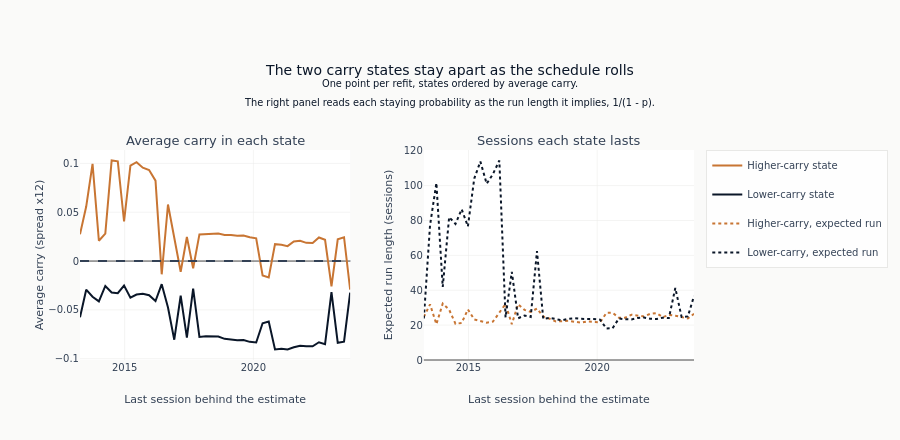

Notebook cell for this chart:
### Code cell
if len(hmm_param_df) > 0:
    fig = make_subplots(
        rows=1,
        cols=2,
        subplot_titles=["Average carry in each state", "Sessions each state lasts"],
        horizontal_spacing=0.12,
    )
    for column, name, color in (
        ("mean_carry_high", "Higher-carry state", COLORS["copper"]),
        ("mean_carry_low", "Lower-carry state", COLORS["blue"]),
    ):
        fig.add_trace(
            go.Scatter(
                x=hmm_param_df["fit_through"].to_list(),
                y=hmm_param_df[column].to_list(),
                mode="lines",
                name=name,
                line={"color": color},
                legendgroup=name,
            ),
            row=1,
            col=1,
        )
    for column, name, color in (
        ("persist_high", "Higher-carry, expected run", COLORS["copper"]),
        ("persist_low", "Lower-carry, expected run", COLORS["blue"]),
    ):
        fig.add_trace(
            go.Scatter(
                x=hmm_param_df["fit_through"].to_list(),
                y=(1.0 / (1.0 - hmm_param_df[column])).to_list(),
                mode="lines",
                name=name,
                line={"color": color, "dash": "dot"},
                legendgroup=name,
            ),
            row=1,
            col=2,
        )
    fig.add_hline(y=0.0, line_dash="dash", line_color=COLORS["neutral"], row=1, col=1)
    fig.update_annotations(font_size=13)
    fig.update_yaxes(title_text="Average carry (spread x12)", row=1, col=1)
    fig.update_yaxes(title_text="Expected run length (sessions)", rangemode="tozero", row=1, col=2)
    fig.update_xaxes(title_text="Last session behind the estimate", row=1, col=1)
    fig.update_xaxes(title_text="Last session behind the estimate", row=1, col=2)
    fig.update_layout(
        title=(
            "The two carry states stay apart as the schedule rolls"
            "<br><sup>One point per refit, states ordered by average carry."
            "<br>The right panel reads each staying probability as the run length it "
            "implies, 1/(1 - p).</sup>"
        ),
        height=440,
        margin={"t": 150},
    )
    show_plotly_with_alt(
        fig,
        "Two side-by-side line panels against the last session behind each estimate, running "
        "from the end of the burn-in to the start of the holdout, one point per quarterly "
        "refit. The left panel plots average carry in each state: the higher-carry state "
        "stays above zero and the lower-carry state well below it throughout, and the two "
        "lines never approach each other. The right panel plots one dotted line per state, "
        "each the run length that state's own staying probability implies as 1/(1 - p). Both "
        "stay close together, so the states differ in the carry they carry rather than in "
        "how long they last.",
    )

### Figure 1 — Plotly figure (JSON) as saved in the notebook; plotly's stock layout.template omitted (floating-point values rounded to 4 significant figures)
{"data": [{"legendgroup": "Higher-carry state", "line": {"color": "#C87533"}, "mode": "lines", "name": "Higher-carry state", "type": "scatter", "x": ["2013-04-08", "2013-07-05", "2013-10-03", "2014-01-01", "2014-04-02", "2014-07-01", "2014-09-26", "2014-12-24", "2015-03-24", "2015-06-19", "2015-09-16", "2015-12-14", "2016-03-14", "2016-06-10", "2016-09-07", "2016-12-05", "2017-03-06", "2017-06-02", "2017-08-30", "2017-11-27", "2018-02-26", "2018-05-25", "2018-08-22", "2018-11-19", "2019-02-18", "2019-05-17", "2019-08-14", "2019-11-11", "2020-02-10", "2020-05-11", "2020-08-06", "2020-11-03", "2021-02-02", "2021-04-30", "2021-07-28", "2021-10-25", "2022-01-21", "2022-04-21", "2022-07-19", "2022-10-14", "2023-01-13", "2023-04-12", "2023-07-10", "2023-10-05"], "xaxis": "x", "y": [0.02738, 0.05578, 0.09947, 0.02078, 0.02814, 0.103, 0.1021, 0.04052, 0.09769, 0.1012, 0.09563, 0.09328, 0.08237, -0.01357, 0.05792, 0.02446, -0.01092, 0.02467, -0.007407, 0.02726, 0.02756, 0.02716, 0.02817, 0.02676, 0.02674, 0.02584, 0.02609, 0.02431, 0.02321, -0.01473, -0.01689, 0.0173, 0.01671, 0.01529, 0.02008, 0.02078, 0.01861, 0.0185, 0.02412, 0.02175, -0.02584, 0.02231, 0.0244, -0.02933], "yaxis": "y"}, {"legendgroup": "Lower-carry state", "line": {"color": "#0a1628"}, "mode": "lines", "name": "Lower-carry state", "type": "scatter", "x": ["2013-04-08", "2013-07-05", "2013-10-03", "2014-01-01", "2014-04-02", "2014-07-01", "2014-09-26", "2014-12-24", "2015-03-24", "2015-06-19", "2015-09-16", "2015-12-14", "2016-03-14", "2016-06-10", "2016-09-07", "2016-12-05", "2017-03-06", "2017-06-02", "2017-08-30", "2017-11-27", "2018-02-26", "2018-05-25", "2018-08-22", "2018-11-19", "2019-02-18", "2019-05-17", "2019-08-14", "2019-11-11", "2020-02-10", "2020-05-11", "2020-08-06", "2020-11-03", "2021-02-02", "2021-04-30", "2021-07-28", "2021-10-25", "2022-01-21", "2022-04-21", "2022-07-19", "2022-10-14", "2023-01-13", "2023-04-12", "2023-07-10", "2023-10-05"], "xaxis": "x", "y": [-0.05761, -0.02931, -0.03654, -0.04134, -0.02548, -0.03219, -0.03292, -0.02513, -0.03746, -0.03427, -0.03349, -0.03496, -0.04099, -0.02368, -0.04756, -0.08056, -0.03553, -0.07837, -0.02836, -0.07766, -0.0771, -0.07691, -0.07724, -0.07969, -0.08018, -0.08115, -0.08081, -0.08274, -0.08338, -0.06372, -0.06199, -0.09058, -0.0898, -0.09048, -0.08832, -0.08673, -0.08734, -0.08729, -0.08317, -0.08516, -0.03192, -0.08375, -0.08252, -0.03245], "yaxis": "y"}, {"legendgroup": "Higher-carry, expected run", "line": {"color": "#C87533", "dash": "dot"}, "mode": "lines", "name": "Higher-carry, expected run", "type": "scatter", "x": ["2013-04-08", "2013-07-05", "2013-10-03", "2014-01-01", "2014-04-02", "2014-07-01", "2014-09-26", "2014-12-24", "2015-03-24", "2015-06-19", "2015-09-16", "2015-12-14", "2016-03-14", "2016-06-10", "2016-09-07", "2016-12-05", "2017-03-06", "2017-06-02", "2017-08-30", "2017-11-27", "2018-02-26", "2018-05-25", "2018-08-22", "2018-11-19", "2019-02-18", "2019-05-17", "2019-08-14", "2019-11-11", "2020-02-10", "2020-05-11", "2020-08-06", "2020-11-03", "2021-02-02", "2021-04-30", "2021-07-28", "2021-10-25", "2022-01-21", "2022-04-21", "2022-07-19", "2022-10-14", "2023-01-13", "2023-04-12", "2023-07-10", "2023-10-05"], "xaxis": "x2", "y": [24.71, 31.92, 20.54, 32.39, 28.85, 20.76, 21.24, 28.99, 23.23, 22.29, 21.42, 22.02, 26.82, 32.12, 20.52, 32.02, 28.76, 27.59, 29.5, 24.92, 23.63, 22.13, 22.21, 22.46, 21.93, 21.39, 22.07, 21.86, 21.59, 27.03, 27.07, 24.2, 24.29, 25.95, 25.42, 25.01, 26.42, 26.89, 24.57, 25.78, 25.41, 24.54, 23.81, 26.49], "yaxis": "y2"}, {"legendgroup": "Lower-carry, expected run", "line": {"color": "#0a1628", "dash": "dot"}, "mode": "lines", "name": "Lower-carry, expected run", "type": "scatter", "x": ["2013-04-08", "2013-07-05", "2013-10-03", "2014-01-01", "2014-04-02", "2014-07-01", "2014-09-26", "2014-12-24", "2015-03-24", "2015-06-19", "2015-09-16", "2015-12-14", "2016-03-14", "2016-06-10", "2016-09-07", "2016-12-05", "2017-03-06", "2017-06-02", "2017-08-30", "2017-11-27", "2018-02-26", "2018-05-25", "2018-08-22", "2018-11-19", "2019-02-18", "2019-05-17", "2019-08-14", "2019-11-11", "2020-02-10", "2020-05-11", "2020-08-06", "2020-11-03", "2021-02-02", "2021-04-30", "2021-07-28", "2021-10-25", "2022-01-21", "2022-04-21", "2022-07-19", "2022-10-14", "2023-01-13", "2023-04-12", "2023-07-10", "2023-10-05"], "xaxis": "x2", "y": [23.78, 77.28, 101.5, 41.88, 81.9, 78.05, 86.47, 76.58, 104.0, 113.8, 101.0, 106.6, 114.4, 24.44, 50.55, 23.9, 25.56, 24.71, 62.42, 23.5, 24.16, 23.41, 22.74, 23.63, 24.01, 23.62, 23.73, 23.46, 23.11, 18.05, 18.21, 23.77, 23.39, 23.2, 24.12, 24.34, 23.66, 23.52, 24.27, 24.05, 41.3, 24.64, 24.99, 36.68], "yaxis": "y2"}], "layout": {"annotations": [{"font": {"size": 13}, "showarrow": false, "text": "Average carry in each state", "x": 0.22, "xanchor": "center", "xref": "paper", "y": 1.0, "yanchor": "bottom", "yref": "paper"}, {"font": {"size": 13}, "showarrow": false, "text": "Sessions each state lasts", "x": 0.78, "xanchor": "center", "xref": "paper", "y": 1.0, "yanchor": "bottom", "yref": "paper"}], "height": 440, "margin": {"t": 150}, "shapes": [{"line": {"color": "#334155", "dash": "dash"}, "type": "line", "x0": 0, "x1": 1, "xref": "x domain", "y0": 0.0, "y1": 0.0, "yref": "y"}], "title": {"text": "The two carry states stay apart as the schedule rolls<br><sup>One point per refit, states ordered by average carry.<br>The right panel reads each staying probability as the run length it implies, 1/(1 - p).</sup>"}, "xaxis": {"anchor": "y", "domain": [0.0, 0.44], "title": {"text": "Last session behind the estimate"}}, "xaxis2": {"anchor": "y2", "domain": [0.56, 1.0], "title": {"text": "Last session behind the estimate"}}, "yaxis": {"anchor": "x", "domain": [0.0, 1.0], "title": {"text": "Average carry (spread x12)"}}, "yaxis2": {"anchor": "x2", "domain": [0.0, 1.0], "rangemode": "tozero", "title": {"text": "Expected run length (sessions)"}}}}
